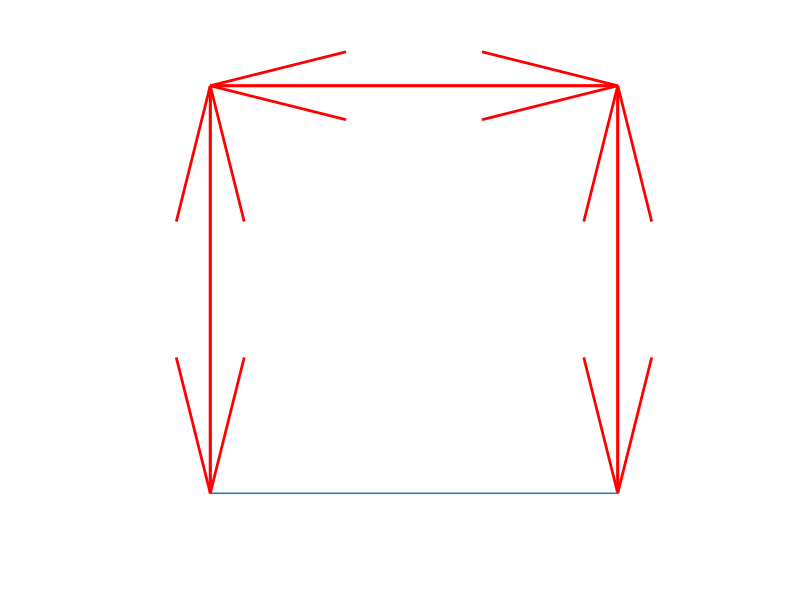

MATLAB code to generate this figure:
fig = figure('Position',[20,20,1000,1000]);

axis equal
axis([-0.1,1.1,-0.1,1.1,-0.1,1.1]);
set(gca,'visible','off')
set(gcf,'Color',[1,1,1]);

hold on

line([0,0],[0,0],[0,1]);
line([1,1],[0,0],[0,1]);
line([0,0],[1,1],[0,1]);
line([1,1],[1,1],[0,1]);
line([0,1],[0,0],[0,0]);
line([0,1],[1,1],[0,0]);
line([0,1],[0,0],[1,1]);
line([0,1],[1,1],[1,1]);
line([0,0],[0,1],[0,0]);
line([1,1],[0,1],[0,0]);
line([0,0],[0,1],[1,1]);
line([1,1],[0,1],[1,1]);

M(9) = struct('cdata',[],'colormap',[]);

pause(1);
drawnow
M(1) = getframe(fig);

quiver3(0,0,0, 0,1,0, 0,'Color','r','LineWidth',2.0);
pause(1);
drawnow
M(2) = getframe(fig);

quiver3(0,1,0, 1,0,0, 0,'Color','r','LineWidth',2.0);
pause(1);
drawnow
M(3) = getframe(fig);

quiver3(1,1,0, 0,-1,0, 0,'Color','r','LineWidth',2.0);
pause(1);
drawnow
M(4) = getframe(fig);

quiver3(1,0,0, 0,0,1, 0,'Color','r','LineWidth',2.0);
pause(1);
drawnow
M(5) = getframe(fig);

quiver3(1,0,1, 0,1,0, 0,'Color','r','LineWidth',2.0);
pause(1);
drawnow
M(6) = getframe(fig);

quiver3(1,1,1, -1,0,0, 0,'Color','r','LineWidth',2.0);
pause(1);
drawnow
M(7) = getframe(fig);

quiver3(0,1,1, 0,-1,0, 0,'Color','r','LineWidth',2.0);
pause(1);
drawnow
M(8) = getframe(fig);

quiver3(0,0,1, 0,0,-1, 0,'Color','r','LineWidth',2.0);
pause(1);
drawnow
M(9) = getframe(fig);
